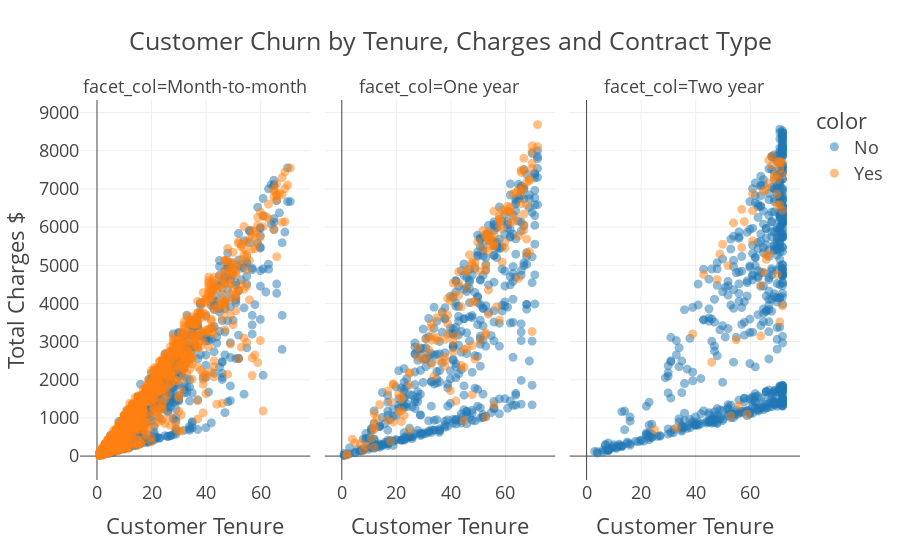

This figure's notebook cell:
### Code cell
fig = px.scatter(x=df['tenure'], y=df['TotalCharges'], color=df['Churn'], template='presentation', opacity = 0.5,
                 facet_col = df['Contract'], title='Customer Churn by Tenure, Charges and Contract Type', 
                 labels = {'x': 'Customer Tenure', 'y': 'Total Charges $'})
fig.show()

### Figure 1 — Plotly figure (JSON) as saved in the notebook; plotly's stock layout.template omitted (floating-point values rounded to 4 significant figures; data arrays with more than 128 entries replaced by an {"elided": "..."} marker saying what was removed)
{"data": [{"hovertemplate": "color=No<br>facet_col=Month-to-month<br>Customer Tenure=%{x}<br>Total Charges $=%{y}<extra></extra>", "legendgroup": "No", "marker": {"color": "#1F77B4", "opacity": 0.5, "symbol": "circle"}, "mode": "markers", "name": "No", "showlegend": true, "type": "scattergl", "x": {"elided": "795 int values"}, "xaxis": "x", "y": {"elided": "795 float values"}, "yaxis": "y"}, {"hovertemplate": "color=No<br>facet_col=One year<br>Customer Tenure=%{x}<br>Total Charges $=%{y}<extra></extra>", "legendgroup": "No", "marker": {"color": "#1F77B4", "opacity": 0.5, "symbol": "circle"}, "mode": "markers", "name": "No", "showlegend": false, "type": "scattergl", "x": {"elided": "468 int values"}, "xaxis": "x2", "y": {"elided": "468 float values"}, "yaxis": "y2"}, {"hovertemplate": "color=No<br>facet_col=Two year<br>Customer Tenure=%{x}<br>Total Charges $=%{y}<extra></extra>", "legendgroup": "No", "marker": {"color": "#1F77B4", "opacity": 0.5, "symbol": "circle"}, "mode": "markers", "name": "No", "showlegend": false, "type": "scattergl", "x": {"elided": "606 int values"}, "xaxis": "x3", "y": {"elided": "606 float values"}, "yaxis": "y3"}, {"hovertemplate": "color=Yes<br>facet_col=Month-to-month<br>Customer Tenure=%{x}<br>Total Charges $=%{y}<extra></extra>", "legendgroup": "Yes", "marker": {"color": "#FF7F0E", "opacity": 0.5, "symbol": "circle"}, "mode": "markers", "name": "Yes", "showlegend": true, "type": "scattergl", "x": {"elided": "1655 int values"}, "xaxis": "x", "y": {"elided": "1655 float values"}, "yaxis": "y"}, {"hovertemplate": "color=Yes<br>facet_col=One year<br>Customer Tenure=%{x}<br>Total Charges $=%{y}<extra></extra>", "legendgroup": "Yes", "marker": {"color": "#FF7F0E", "opacity": 0.5, "symbol": "circle"}, "mode": "markers", "name": "Yes", "showlegend": false, "type": "scattergl", "x": {"elided": "166 int values"}, "xaxis": "x2", "y": {"elided": "166 float values"}, "yaxis": "y2"}, {"hovertemplate": "color=Yes<br>facet_col=Two year<br>Customer Tenure=%{x}<br>Total Charges $=%{y}<extra></extra>", "legendgroup": "Yes", "marker": {"color": "#FF7F0E", "opacity": 0.5, "symbol": "circle"}, "mode": "markers", "name": "Yes", "showlegend": false, "type": "scattergl", "x": [68, 59, 43, 70, 71, 65, 57, 69, 57, 50, 71, 72, 72, 67, 66, 54, 61, 58, 25, 71, 56, 55, 72, 39, 67, 65, 66, 53, 66, 52, 49, 70, 61, 70, 68, 46, 33, 70, 67, 71, 71, 69, 72, 48, 64, 61, 64, 70], "xaxis": "x3", "y": [7612.0, 1100.0, 4760.0, 7250.0, 7532.0, 6938.0, 5465.0, 7318.0, 6465, 5551.0, 7691.0, 7373.0, 7690.0, 7156.0, 5155.0, 6110.0, 5638.0, 6145.0, 692.1, 3515.0, 1327.0, 3046.0, 6440.0, 3202.0, 5293.0, 4820.0, 5265.0, 1052.0, 6981.0, 4990.0, 5293.0, 4760.0, 6428.0, 6579.0, 7856, 2460.0, 740.3, 7724.0, 7752.0, 6585.0, 7724.0, 7349.0, 3937.0, 4628.0, 4481, 6876.0, 3148.0, 6860.0], "yaxis": "y3"}], "layout": {"annotations": [{"font": {}, "showarrow": false, "text": "facet_col=Month-to-month", "x": 0.16, "xanchor": "center", "xref": "paper", "y": 1, "yanchor": "bottom", "yref": "paper"}, {"font": {}, "showarrow": false, "text": "facet_col=One year", "x": 0.5, "xanchor": "center", "xref": "paper", "y": 1, "yanchor": "bottom", "yref": "paper"}, {"font": {}, "showarrow": false, "text": "facet_col=Two year", "x": 0.84, "xanchor": "center", "xref": "paper", "y": 1, "yanchor": "bottom", "yref": "paper"}], "legend": {"title": {"text": "color"}, "tracegroupgap": 0}, "title": {"text": "Customer Churn by Tenure, Charges and Contract Type"}, "xaxis": {"anchor": "y", "domain": [0, 0.32], "title": {"text": "Customer Tenure"}}, "xaxis2": {"anchor": "y2", "domain": [0.34, 0.66], "matches": "x", "title": {"text": "Customer Tenure"}}, "xaxis3": {"anchor": "y3", "domain": [0.68, 1.0], "matches": "x", "title": {"text": "Customer Tenure"}}, "yaxis": {"anchor": "x", "domain": [0, 1], "title": {"text": "Total Charges $"}}, "yaxis2": {"anchor": "x2", "domain": [0, 1], "matches": "y", "showticklabels": false}, "yaxis3": {"anchor": "x3", "domain": [0, 1], "matches": "y", "showticklabels": false}}}
